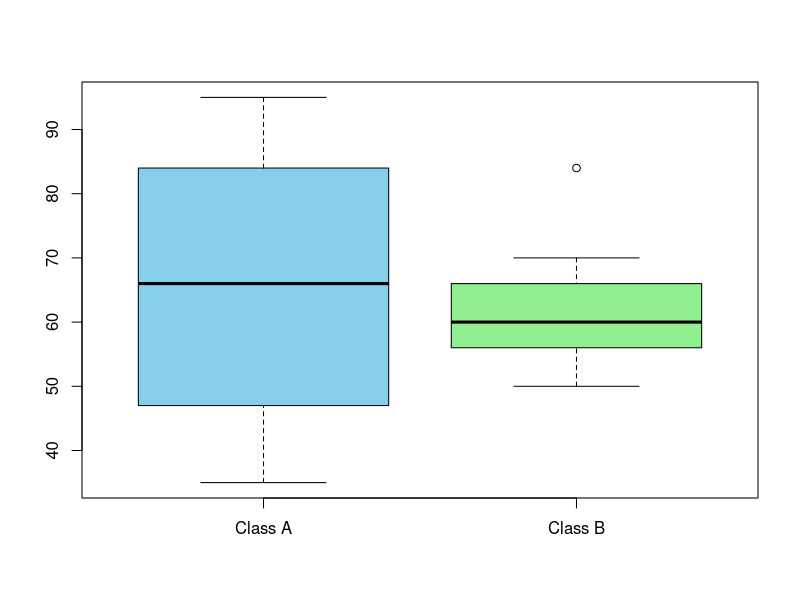

This figure's R source:
A <- c(76,35,47,64,95,66,89,36,84)
B <- c(51,56,84,60,59,70,63,66,50)

mean(A)
median(A)
range(A)

mean(B)
median(B)
range(B)

boxplot(A,B,
        names=c("Class A","Class B"),
        col=c("skyblue","lightgreen"))
